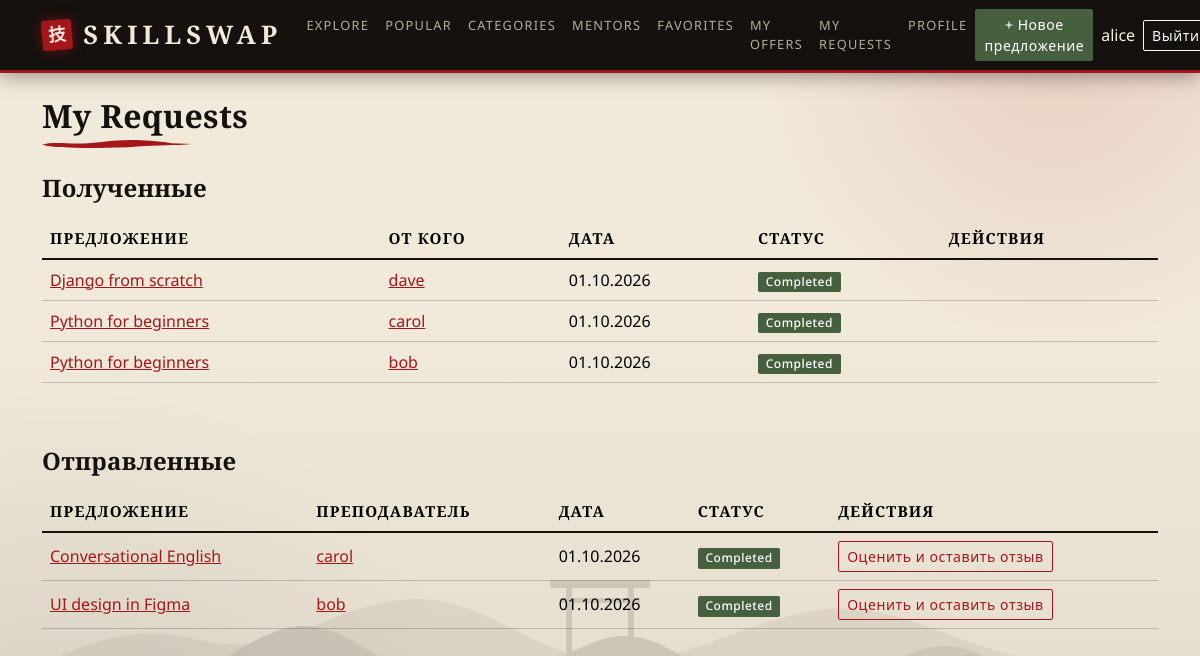
/skills/my-requests/ (signed in), run on the app's committed database.
### accounts/models.py (models this page shows, shortened)
class User(AbstractUser):
    class Role(models.TextChoices):
        SUPERADMIN = 'superadmin', 'Супер админ'
        ADMIN = 'admin', 'Админ'
        USER = 'user', 'Юзер'
    role = models.CharField(max_length=20, choices=Role.choices, default=Role.USER)
    avatar = models.ImageField(upload_to='avatars/', blank=True, null=True)
    bio = models.TextField(max_length=500, blank=True)
    is_banned = models.BooleanField(default=False)
    @property
    def is_moderator(self):
        return self.role in (self.Role.ADMIN, self.Role.SUPERADMIN)

### skills/models.py (models this page shows, shortened)
class SessionRequest(models.Model):
    class Status(models.TextChoices):
        PENDING = 'pending', 'Pending'
        ACCEPTED = 'accepted', 'Accepted'
        REJECTED = 'rejected', 'Rejected'
        COMPLETED = 'completed', 'Completed'
        CANCELLED = 'cancelled', 'Cancelled'
    offer = models.ForeignKey(SkillOffer, on_delete=models.CASCADE, related_name='requests')
    student = models.ForeignKey(settings.AUTH_USER_MODEL, on_delete=models.CASCADE, related_name='sent_requests')
    teacher = models.ForeignKey(settings.AUTH_USER_MODEL, on_delete=models.CASCADE, related_name='received_requests')
    status = models.CharField(max_length=20, choices=Status.choices, default=Status.PENDING)
    created_at = models.DateTimeField(auto_now_add=True)
    class Meta:
        ordering = ['-created_at']
        constraints = [
            models.UniqueConstraint(
                fields=['offer', 'student'],
                condition=models.Q(status__in=['pending', 'accepted']),
                name='unique_active_request',
            )
        ]

class SkillOffer(models.Model):
    class Level(models.TextChoices):
        BEGINNER = 'beginner', 'Beginner'
        INTERMEDIATE = 'intermediate', 'Intermediate'
        ADVANCED = 'advanced', 'Advanced'
    class Format(models.TextChoices):
        ONLINE = 'online', 'Online'
        OFFLINE = 'offline', 'Offline'
    class Status(models.TextChoices):
        DRAFT = 'draft', 'Draft'
        PENDING = 'pending', 'Pending'
        PUBLISHED = 'published', 'Published'
        REJECTED = 'rejected', 'Rejected'
    title = models.CharField(max_length=255)
    description = models.TextField()
    image = models.ImageField(upload_to='offers/', blank=True, null=True)
    category = models.ForeignKey(Category, on_delete=models.CASCADE, related_name='offers')
    level = models.CharField(max_length=20, choices=Level.choices)
    format = models.CharField(max_length=20, choices=Format.choices)
    duration = models.CharField(max_length=100)
    author = models.ForeignKey(settings.AUTH_USER_MODEL, on_delete=models.CASCADE, related_name='offers')
    status = models.CharField(max_length=20, choices=Status.choices, default=Status.PENDING)
    created_at = models.DateTimeField(auto_now_add=True)
    class Meta:
        ordering = ['-created_at']

### skills/views.py (the view)
# urls.py: path('my-requests/', views.my_requests, name='my_requests'),
@login_required
def my_requests(request):
    sent = (SessionRequest.objects.filter(student=request.user)
            .select_related('offer', 'teacher'))
    received = (SessionRequest.objects.filter(teacher=request.user)
                .select_related('offer', 'student'))
    return render(request, 'skills/my_requests.html', {'sent': sent, 'received': received})

### templates/skills/my_requests.html (shortened to what this page needs)
{% extends 'base.html' %}
{% block content %}
<h2 class="mb-4">My Requests</h2>
<h4 class="mb-3">Полученные</h4>
{% if received %}
<div class="table-responsive mb-5">
  <table class="table align-middle">
    <thead>
      <tr>
        <th>Предложение</th>
        <th>От кого</th>
        <th>Дата</th>
        <th>Статус</th>
        <th>Действия</th>
      </tr>
    </thead>
    <tbody>
      {% for req in received %}
      <tr>
        <td><a href="{% url 'offer_detail' req.offer.pk %}">{{ req.offer.title }}</a></td>
        <td><a href="{% url 'public_profile' req.student.username %}">{{ req.student.username }}</a></td>
        <td>{{ req.created_at|date:"d.m.Y" }}</td>
        <td>
          <span class="badge
            {% if req.status == 'pending' %}bg-warning text-dark
            {% elif req.status == 'accepted' %}bg-primary
            {% elif req.status == 'completed' %}bg-success
            {% else %}bg-secondary{% endif %}">
            {{ req.get_status_display }}
          </span>
        </td>
        <td>
        </td>
      </tr>
      {% endfor %}
    </tbody>
  </table>
</div>
{% else %}
  <p class="text-muted mb-5">Запросов на ваши предложения пока нет.</p>
{% endif %}
<h4 class="mb-3">Отправленные</h4>
{% if sent %}
<div class="table-responsive">
  <table class="table align-middle">
    <thead>
      <tr>
        <th>Предложение</th>
        <th>Преподаватель</th>
        <th>Дата</th>
        <th>Статус</th>
        <th>Действия</th>
      </tr>
    </thead>
    <tbody>
      {% for req in sent %}
      <tr>
        <td><a href="{% url 'offer_detail' req.offer.pk %}">{{ req.offer.title }}</a></td>
        <td><a href="{% url 'public_profile' req.teacher.username %}">{{ req.teacher.username }}</a></td>
        <td>{{ req.created_at|date:"d.m.Y" }}</td>
        <td>
          <span class="badge
            {% if req.status == 'pending' %}bg-warning text-dark
            {% elif req.status == 'accepted' %}bg-primary
            {% elif req.status == 'completed' %}bg-success
            {% else %}bg-secondary{% endif %}">
            {{ req.get_status_display }}
          </span>
        </td>
        <td>
          {% if req.status == 'pending' or req.status == 'accepted' %}
            <form method="post" action="{% url 'handle_request' req.pk 'cancel' %}"
                  onsubmit="return confirm('Отменить запрос?')">
              {% csrf_token %}
              <button type="submit" class="btn btn-sm btn-outline-danger">Отменить</button>
            </form>
          {% elif req.status == 'completed' %}
            <a href="{% url 'offer_detail' req.offer.pk %}" class="btn btn-sm btn-outline-primary">
              Оценить и оставить отзыв
            </a>
          {% endif %}
        </td>
      </tr>
      {% endfor %}
    </tbody>
  </table>
</div>
{% else %}
  <p class="text-muted">Вы пока не отправляли запросов. Найдите предложение на странице
    <a href="{% url 'home' %}">Explore</a>.</p>
{% endif %}
{% endblock %}

### templates/base.html (shortened to what this page needs)
{% load static %}
<!DOCTYPE html>
<html lang="ru">
<head>
  <link href="https://cdn.jsdelivr.net/npm/bootstrap@5.3.3/dist/css/bootstrap.min.css" rel="stylesheet">
  <link rel="stylesheet" href="{% static 'style.css' %}">
</head>
<body>
<nav class="navbar navbar-expand-lg navbar-dark bg-dark">
  <div class="container">
    <a class="navbar-brand" href="{% url 'home' %}">SkillSwap</a>
    <div class="collapse navbar-collapse" id="menu">
      <ul class="navbar-nav me-auto">
        <li class="nav-item"><a class="nav-link" href="{% url 'home' %}">Explore</a></li>
        <li class="nav-item"><a class="nav-link" href="{% url 'popular' %}">Popular</a></li>
        <li class="nav-item"><a class="nav-link" href="{% url 'categories' %}">Categories</a></li>
        <li class="nav-item"><a class="nav-link" href="{% url 'mentors' %}">Mentors</a></li>
        {% if user.is_authenticated %}
          <li class="nav-item"><a class="nav-link" href="{% url 'favorites' %}">Favorites</a></li>
          <li class="nav-item"><a class="nav-link" href="{% url 'my_offers' %}">My Offers</a></li>
          <li class="nav-item"><a class="nav-link" href="{% url 'my_requests' %}">My Requests</a></li>
          <li class="nav-item"><a class="nav-link" href="{% url 'profile' %}">Profile</a></li>
        {% endif %}
      </ul>
      <div class="d-flex align-items-center gap-2">
        {% if user.is_authenticated %}
          <a class="btn btn-success btn-sm" href="{% url 'offer_create' %}">+ Новое предложение</a>
          <span class="navbar-text text-light">{{ user.username }}</span>
          <form method="post" action="{% url 'logout' %}" class="m-0">
            <button type="submit" class="btn btn-outline-light btn-sm">Выйти</button>
          </form>
        {% else %}
          <a class="btn btn-outline-light btn-sm" href="{% url 'login' %}">Войти</a>
          <a class="btn btn-primary btn-sm" href="{% url 'register' %}">Регистрация</a>
        {% endif %}
      </div>
    </div>
  </div>
</nav>
<main class="container my-4">
  {% block content %}{% endblock %}
</main>
</body>
</html>

### static/style.css (style rules this page uses)
:root { --crimson: #a4161a; --crimson-dark: #7a1013; --gold: #b8923a; --bamboo: #46603f; --bg: #f1e9d9; --surface: #f8f2e4; --field: #fffaf0; --text: #14110f; --muted: rgba(20, 17, 15, 0.62); --line: rgba(20, 17, 15, 0.2); --nav-bg: #14110f; --card-top: #14110f; --glow: rgba(164, 22, 26, 0.12); --mist: rgba(20, 17, 15, 0.07); --range: #14110f; --range-opacity: 0.12; --font-display: 'Cormorant Garamond', 'Noto Serif', Georgia, serif; --font-body: 'Noto Sans', system-ui, -apple-system, 'Segoe UI', sans-serif; --bs-body-bg: var(--bg); --bs-body-color: var(--text); --bs-body-font-family: var(--font-body); --bs-border-color: var(--line); --bs-border-radius: 2px; --bs-border-radius-sm: 2px; --bs-border-radius-lg: 4px; --bs-link-color: var(--crimson); --bs-link-color-rgb: 164, 22, 26; --bs-link-hover-color: var(--crimson-dark); --bs-link-hover-color-rgb: 122, 16, 19; --bs-primary-rgb: 164, 22, 26; --bs-danger-rgb: 164, 22, 26; --bs-success-rgb: 70, 96, 63; --bs-info-rgb: 184, 146, 58; --bs-warning-rgb: 184, 146, 58; --bs-secondary-rgb: 90, 82, 74; --bs-dark-rgb: 20, 17, 15; --bs-light-rgb: 248, 242, 228; }
html { scrollbar-color: var(--crimson) var(--bg); }
body { background-color: var(--bg); background-image: radial-gradient(circle at 88% 6%, var(--glow) 0, transparent 300px), radial-gradient(circle at 6% 100%, var(--mist) 0, transparent 420px), linear-gradient(180deg, transparent 40%, var(--mist) 100%); background-attachment: fixed; min-height: 100vh; }
body::after { content: ''; position: fixed; left: 0; right: 0; bottom: 0; height: 240px; background-color: var(--range); opacity: var(--range-opacity); -webkit-mask-image: var(--mountains); mask-image: var(--mountains); -webkit-mask-repeat: repeat-x; mask-repeat: repeat-x; -webkit-mask-position: bottom; mask-position: bottom; -webkit-mask-size: auto 100%; mask-size: auto 100%; pointer-events: none; z-index: -1; }
main.container { min-height: 70vh; animation: rise 0.5s ease both; }
h1, h2, h3, h4, h5, h6, .card-title { font-family: var(--font-display); font-weight: 700; letter-spacing: 0.01em; }
main h2 { position: relative; padding-bottom: 0.9rem; }
main h2::after { content: ''; position: absolute; left: 0; bottom: 0; width: 150px; height: 12px; background: var(--brush) no-repeat left center / 100% 100%; }
.navbar.navbar-dark { background-color: var(--nav-bg) !important; border-bottom: 3px solid var(--crimson); box-shadow: 0 4px 18px rgba(0, 0, 0, 0.35); --bs-navbar-color: rgba(241, 233, 217, 0.72); --bs-navbar-hover-color: #ffffff; --bs-navbar-active-color: var(--gold); }
.navbar-brand { display: flex; align-items: center; gap: 0.7rem; font-family: var(--font-display); font-size: 1.6rem; font-weight: 700; letter-spacing: 0.2em; text-transform: uppercase; color: #f1e9d9; }
.navbar-brand::before { content: '技'; display: inline-grid; place-items: center; width: 30px; height: 30px; font-family: 'Shippori Mincho', serif; font-size: 1.1rem; font-weight: 700; letter-spacing: 0; color: #f1e9d9; background: var(--crimson); border-radius: 3px; transform: rotate(-5deg); box-shadow: 0 0 12px rgba(164, 22, 26, 0.6); }
.navbar .nav-link { position: relative; font-size: 0.8rem; letter-spacing: 0.1em; text-transform: uppercase; }
.navbar .nav-link::after { content: ''; position: absolute; left: 0.5rem; right: 0.5rem; bottom: 2px; height: 2px; background: var(--crimson); transform: scaleX(0); transition: transform 0.2s ease; }
.btn { letter-spacing: 0.04em; font-weight: 500; }
.btn-success { --bs-btn-bg: var(--bamboo); --bs-btn-border-color: var(--bamboo); --bs-btn-hover-bg: #364b31; --bs-btn-hover-border-color: #364b31; --bs-btn-active-bg: #2b3c27; --bs-btn-active-border-color: #2b3c27; }
.btn-outline-primary, .btn-outline-danger { --bs-btn-color: var(--crimson); --bs-btn-border-color: var(--crimson); --bs-btn-hover-bg: var(--crimson); --bs-btn-hover-border-color: var(--crimson); --bs-btn-hover-color: #ffffff; --bs-btn-active-bg: var(--crimson-dark); --bs-btn-active-border-color: var(--crimson-dark); }
.table { --bs-table-bg: transparent; --bs-table-hover-bg: rgba(164, 22, 26, 0.06); }
.table thead th { font-family: var(--font-display); font-size: 0.95rem; letter-spacing: 0.08em; text-transform: uppercase; border-bottom: 2px solid var(--text); }
.badge { border-radius: 2px; font-weight: 500; letter-spacing: 0.04em; }

### data on the page
User: username "alice"
SessionRequest: offer "Django from scratch", student.username "dave", created_at "01.10.2026", status "Completed"
SessionRequest: offer "Python for beginners", student.username "carol", created_at "01.10.2026", status "Completed"
SessionRequest: offer "Python for beginners", student.username "bob", created_at "01.10.2026", status "Completed"
SessionRequest: offer "Conversational English", teacher.username "carol", created_at "01.10.2026", status "Completed", shows "Оценить и оставить отзыв"
SessionRequest: offer "UI design in Figma", teacher.username "bob", created_at "01.10.2026", status "Completed", shows "Оценить и оставить отзыв"
